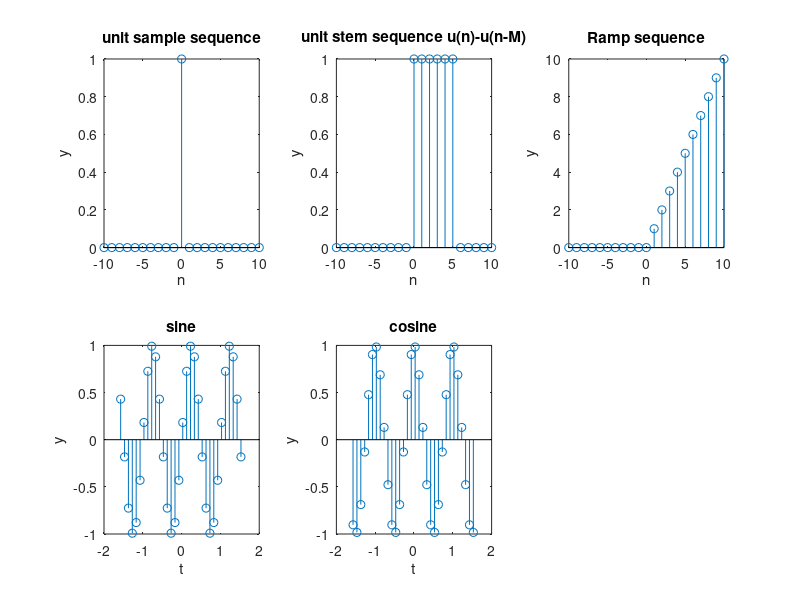

Write MATLAB code to recreate this figure.
clc;
clear all;
close all;
m=input('enter the value of m');
n=-10:10;
for i=1:length(n)
 if n(i)==0
 y(i)=1;
 else
 y(i)=0;
 end
end
subplot(2,3,1)
stem(n,y)
xlabel('n')
ylabel('y')
title('unit sample sequence');
for i=1:length(n)
 if n(i)<0||n(i)>m
 y(i)=0;
 else
 y(i)=1;
 end
end
subplot(2,3,2)
stem(n,y)
xlabel('n')
ylabel('y')
title('unit stem sequence u(n)-u(n-M)');
for i=1:length(n)
 if n(i)<0
 y(i)=0;
 else
 y(i)=n(i);
 end
end
subplot(2,3,3)
stem(n,y)
xlabel('n')
ylabel('y')
title('Ramp sequence');
t=-pi/2:0.1:pi/2;
y=sin(2*pi*t);
subplot(2,3,4)
stem(t,y)
xlabel('t');
ylabel('y');
title('sine')
t=-pi/2:0.1:pi/2;
y=cos(2*pi*t);
subplot(2,3,5)
stem(t,y)
xlabel('t');
ylabel('y');
title('cosine')